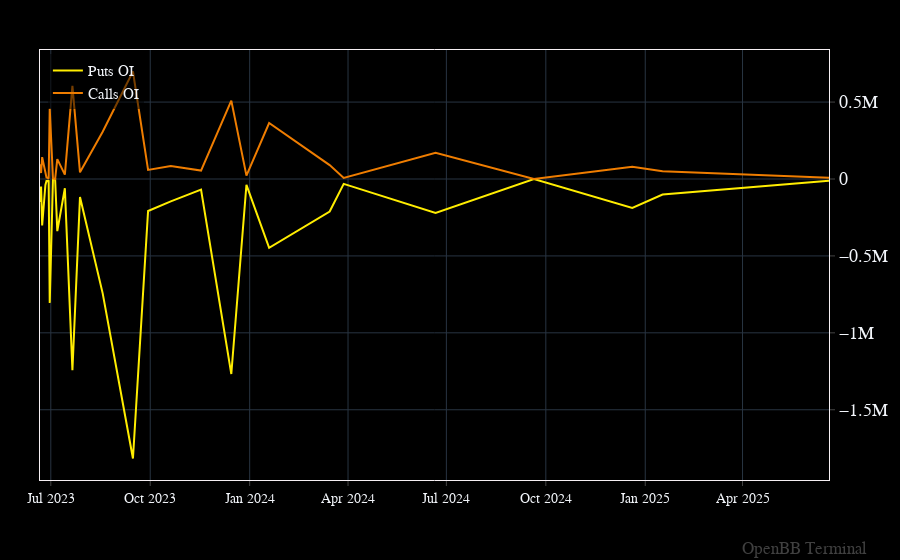

The notebook cell this image was saved under:
### Code cell
openbb.forecast.plot(oi, oi.columns.to_list())

### Figure 1 — Plotly figure (JSON) as saved in the notebook; plotly's stock layout.template omitted (floating-point values rounded to 4 significant figures)
{"data": [{"hovertemplate": "%{y}<extra></extra>", "name": "Puts OI", "type": "scatter", "x": ["2023-06-21", "2023-06-22", "2023-06-23", "2023-06-26", "2023-06-27", "2023-06-28", "2023-06-29", "2023-06-30", "2023-07-03", "2023-07-05", "2023-07-07", "2023-07-14", "2023-07-21", "2023-07-28", "2023-08-18", "2023-09-15", "2023-09-29", "2023-10-20", "2023-11-17", "2023-12-15", "2023-12-29", "2024-01-19", "2024-03-15", "2024-03-28", "2024-06-21", "2024-09-20", "2024-12-20", "2025-01-17", "2025-06-20"], "y": [-149460, -49213, -302187, -38224, -12656, -14352, -7508, -805265, -1351, 0, -339070, -60140, -1243416, -116680, -743509, -1816815, -208084, -145744, -68961, -1267805, -37680, -446996, -211486, -31482, -221447, 0, -188330, -101321, -12202]}, {"hovertemplate": "%{y}<extra></extra>", "name": "Calls OI", "type": "scatter", "x": ["2023-06-21", "2023-06-22", "2023-06-23", "2023-06-26", "2023-06-27", "2023-06-28", "2023-06-29", "2023-06-30", "2023-07-03", "2023-07-05", "2023-07-07", "2023-07-14", "2023-07-21", "2023-07-28", "2023-08-18", "2023-09-15", "2023-09-29", "2023-10-20", "2023-11-17", "2023-12-15", "2023-12-29", "2024-01-19", "2024-03-15", "2024-03-28", "2024-06-21", "2024-09-20", "2024-12-20", "2025-01-17", "2025-06-20"], "y": [95637, 38847, 141856, 25033, 9976, 7815, 3500, 457284, 3121, 0, 128992, 28685, 605346, 43105, 307530, 698742, 58813, 83957, 54493, 509546, 21813, 363719, 90515, 6630, 169735, 0, 80122, 50112, 8134]}], "layout": {"annotations": [{"font": {"color": "gray", "size": 17}, "opacity": 0.5, "showarrow": false, "text": "OpenBB Terminal", "x": 1, "xanchor": "right", "xref": "paper", "xshift": 40, "y": 0, "yanchor": "bottom", "yref": "paper", "yshift": -80}], "bargap": 0, "bargroupgap": 0, "barmode": "overlay", "legend": {"orientation": "v"}, "margin": {"b": 80, "l": 40, "r": 50, "t": 50}}}
